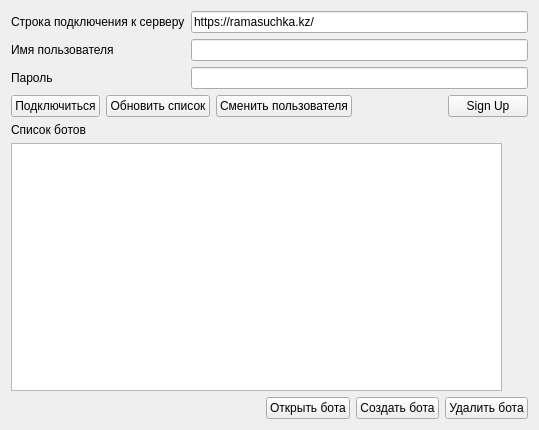
<?xml version="1.0" encoding="UTF-8"?>
<ui version="4.0">
 <class>LoginForm</class>
 <widget class="QWidget" name="LoginForm">
  <property name="geometry">
   <rect>
    <x>0</x>
    <y>0</y>
    <width>539</width>
    <height>430</height>
   </rect>
  </property>
  <property name="mouseTracking">
   <bool>false</bool>
  </property>
  <property name="windowTitle">
   <string>Подключение к конструктору ботов Cuttle Systems</string>
  </property>
  <layout class="QVBoxLayout" name="verticalLayout_2">
   <item>
    <layout class="QFormLayout" name="formLayout">
     <item row="0" column="0">
      <widget class="QLabel" name="label">
       <property name="text">
        <string>&lt;html&gt;&lt;head/&gt;&lt;body&gt;&lt;p&gt;Строка подключения к серверу&lt;/p&gt;&lt;/body&gt;&lt;/html&gt;</string>
       </property>
      </widget>
     </item>
     <item row="0" column="1">
      <widget class="QLineEdit" name="server_addr_edit">
       <property name="text">
        <string>https://ramasuchka.kz/</string>
       </property>
      </widget>
     </item>
     <item row="1" column="0">
      <widget class="QLabel" name="label_2">
       <property name="text">
        <string>Имя пользователя</string>
       </property>
      </widget>
     </item>
     <item row="1" column="1">
      <widget class="QLineEdit" name="username_edit"/>
     </item>
     <item row="2" column="0">
      <widget class="QLabel" name="label_3">
       <property name="text">
        <string>Пароль</string>
       </property>
      </widget>
     </item>
     <item row="2" column="1">
      <widget class="QLineEdit" name="password_edit">
       <property name="echoMode">
        <enum>QLineEdit::Password</enum>
       </property>
      </widget>
     </item>
    </layout>
   </item>
   <item>
    <layout class="QHBoxLayout" name="horizontalLayout_2">
     <item>
      <widget class="QPushButton" name="load_bots">
       <property name="text">
        <string>Подключиться</string>
       </property>
      </widget>
     </item>
     <item>
      <widget class="QPushButton" name="update_bot_list_button">
       <property name="text">
        <string>Обновить список</string>
       </property>
      </widget>
     </item>
     <item>
      <widget class="QPushButton" name="change_user_button">
       <property name="text">
        <string>Сменить пользователя</string>
       </property>
      </widget>
     </item>
     <item>
      <spacer name="horizontalSpacer_2">
       <property name="orientation">
        <enum>Qt::Horizontal</enum>
       </property>
       <property name="sizeHint" stdset="0">
        <size>
         <width>40</width>
         <height>20</height>
        </size>
       </property>
      </spacer>
     </item>
     <item>
      <widget class="QPushButton" name="sign_up_button">
       <property name="text">
        <string>Sign Up</string>
       </property>
      </widget>
     </item>
    </layout>
   </item>
   <item>
    <widget class="QLabel" name="label_4">
     <property name="text">
      <string>Список ботов</string>
     </property>
    </widget>
   </item>
   <item>
    <layout class="QHBoxLayout" name="horizontalLayout_3">
     <item>
      <widget class="QListWidget" name="bot_list_widget">
       <property name="horizontalScrollBarPolicy">
        <enum>Qt::ScrollBarAlwaysOff</enum>
       </property>
      </widget>
     </item>
     <item>
      <layout class="QVBoxLayout" name="verticalLayout">
       <item>
        <widget class="QLabel" name="cuttle_systems_logo_label">
         <property name="text">
          <string/>
         </property>
         <property name="scaledContents">
          <bool>true</bool>
         </property>
        </widget>
       </item>
       <item>
        <spacer name="verticalSpacer">
         <property name="orientation">
          <enum>Qt::Vertical</enum>
         </property>
         <property name="sizeHint" stdset="0">
          <size>
           <width>20</width>
           <height>40</height>
          </size>
         </property>
        </spacer>
       </item>
      </layout>
     </item>
    </layout>
   </item>
   <item>
    <layout class="QHBoxLayout" name="horizontalLayout">
     <item>
      <spacer name="horizontalSpacer">
       <property name="orientation">
        <enum>Qt::Horizontal</enum>
       </property>
       <property name="sizeHint" stdset="0">
        <size>
         <width>40</width>
         <height>20</height>
        </size>
       </property>
      </spacer>
     </item>
     <item>
      <widget class="QPushButton" name="open_bot_button">
       <property name="text">
        <string>Открыть бота</string>
       </property>
      </widget>
     </item>
     <item>
      <widget class="QPushButton" name="create_bot_button">
       <property name="text">
        <string>Создать бота</string>
       </property>
      </widget>
     </item>
     <item>
      <widget class="QPushButton" name="delete_bot_button">
       <property name="text">
        <string>Удалить бота</string>
       </property>
      </widget>
     </item>
    </layout>
   </item>
  </layout>
 </widget>
 <resources/>
 <connections/>
</ui>
